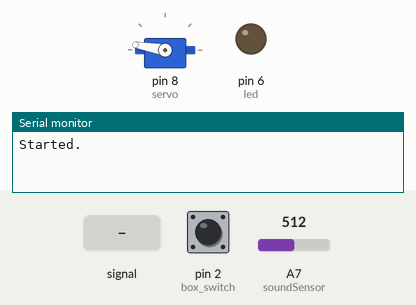
Bench run of a sketch on a simulated Arduino Nano, built with avr-gcc and run on an emulated ATmega328P. On the bench: servo, output pins drawn as LEDs (lit = HIGH), the last lines printed to the serial monitor. The test bench sets the inputs (shaded band); at power-on: pin 2 (box_switch) LOW, A7 (soundSensor) = 512. Random numbers use the default seed unless the sketch sets one.

Above: at 1.3 s.
1.4 s: A7 (soundSensor) fed a 2 Hz sine of ±306 counts around its level
4.4 s: pin 2 (box_switch) pulled HIGH for 0.15 s
At 6.6 s:
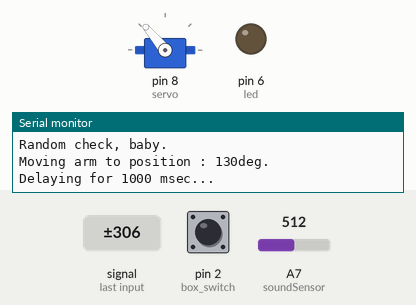
7.4 s: A7 (soundSensor) set to 620
10.4 s: pin 2 (box_switch) pulled HIGH for 1 s
At 10.91 s:
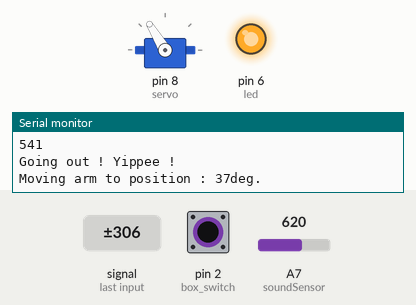
13.4 s: pin 2 (box_switch) pulled HIGH for 0.15 s
At 13.61 s:
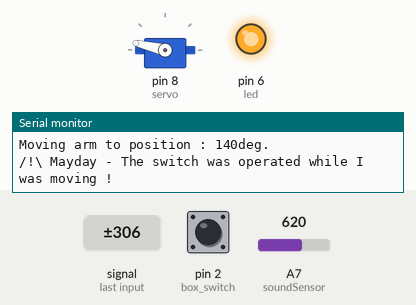
16.4 s: pin 2 (box_switch) pulled HIGH for 3.2 s
At 18.25 s:
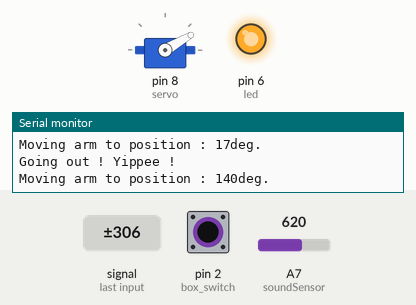
Timing chart, 0 to 21.4 s (numbered marks = the images above; inputs shaded):
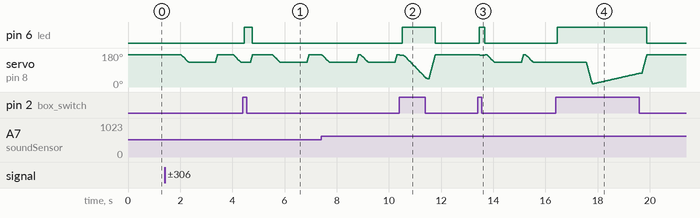

Measured:
- after the input at 4.4 s, pin 6 (led): LOW → HIGH after 0.05 s, → LOW 0.31 s later
- after the input at 10.4 s, pin 6 (led): LOW → HIGH after 0.11 s, → LOW 1.3 s later
- after the input at 16.4 s, pin 6 (led): LOW → HIGH after 0.05 s, → LOW 3.4 s later

The sketch:

uselessBox.ino
```cpp
/* uselessBox v1 */

/* This is standard */
#include <Servo.h>

/* If you have not already done so, include the Bounce library in your Arduino
/* program. It is here : http://playground.arduino.cc/code/bounce */
#include <Bounce.h>

/* Depending on the type of servo you're using, these values might change.
/* A servo operates between 0° and 180°, but generally speaking these values
/* are not respected. 5° to 180° is rather correct in many situations.
/* The aim here is to define the minimum angular position of the servo and the maximum
/* angular position of the servo.
/* Depending on the direction of mouvement, these two values will match the "switch" position
/* and the "home" position */
#define MINARMDEG 17
#define MAXARMDEG 170

/* Our software relies on mecanical equipment that suffer from different phenomena such as bounce.
/* To account for that, we need to define two parameters :
/* - the delay between the arm hitting the switcha and the switch reporting a change in value
/* - the number of msec (approx.) for the servo to go one degree further
/* These parameters should not be modified if you use standard servo and switch. */
#define MECANIC_SPEED_PER_DEGREE 2 // 2 msec to move 1 degree
#define MECANIC_DELAY_SWITCH 50 // 50 msec to acknowledge a hit

/* You have to define here the number of different behaviours that you have
/* coded for our little friend */
#define NUMBEHAVIORS 7

/* We define some positions for our arm */
#define POS_HOME MAXARMDEG
#define POS_SWITCH MINARMDEG
#define POS_NEAR (MINARMDEG + 20)
#define POS_CHECK_VIS (MAXARMDEG - 40)
#define POS_CHECK_NINJA (MAXARMDEG - 30)

// The led indicates that the arm is moving
const int led = 6; // It's the pin

// Servo Motor
Servo arm;
const int servo = 8; // It's the pin

// Servo utilities
int current_speed = 0; // Set the current speed for the current movement. 0 = full power, X (msec) = wait for X between each degree change
int last_write = POS_HOME; // Stores the last command passed to the motor so we know where do we come from and where we go
boolean is_home = true; // By default, we're home (we ensure this in the setup() )

// Switch
const int box_switch = 2; // It's the pin
Bounce bouncer = Bounce(box_switch, 20); // Let's debounce this mecanical part, yeah.

// Is the switch activated ?
int activated = LOW; // By default, no. But we'll check that soon enough in the loop() anyway.

int randNumber = 1; // This is used to choose the next behaviour
long randCheck = 1; // Random check when not activated
boolean hasAlreadyChecked = true;
boolean mayday = false; // Is set to true when the switch has been changed while doing something. Allows for a quick check in the loop() for what we should do next

// Sound sensor - triggers a check when double clap is detected
int soundSensor = A7;
int soundReading;
int ambiantSound = 0; // Is calculated afterwards
int triggerThreshold = 610;  // valeur en plus que le milieu ambiant
int lastSoundTimestamp = 0;

// Clap parameters
boolean hasClapped = false;
int clapInterval = 250; // Interval between two claps
int clapTolerance = 150; // Tolerance +/- for the claps


/* ----- */
/* SETUP */
/* ----- */
void setup() {

  // Initialize the led pin as an output.
  pinMode(led, OUTPUT);
  digitalWrite(led, LOW); // ... and shuts it down.

  // Initialize the switch pin as an input
  pinMode(box_switch, INPUT);

  // Sound Sensor
  pinMode(soundSensor, INPUT);

  // We start at home.
  move_arm(POS_HOME);
  arm.attach(servo);

  // Debug
  Serial.begin(9600);
  Serial.println("Started.");

  randomSeed(analogRead(0));
}

/* ------------------------------- */
/* ------ HELPER FUNCTIONS ------- */
/* ------------------------------- */

// Moves the arm with the specified speed
// (This function can be interrupted by manual switch change)
void move_arm(int degree) {

  Serial.print("Moving arm to position : ");
  Serial.print(degree);
  Serial.println("deg.");

  // Update the switch value.
  bouncer.update();
  int val = bouncer.read();

  // Check the last command we gave to the servo
  int current_degree = arm.read();
  last_write = current_degree;

  // And then moves ! degree by degree, checking the switch position each time
  while (current_degree != degree) {
    if (current_degree < degree) {
      current_degree++;
    }
    else {
      current_degree--;
    }

    arm.write(current_degree);
    delay(MECANIC_SPEED_PER_DEGREE + current_speed);

    bouncer.update();
    int current_value = bouncer.read();

    if (current_value != val) {
      Serial.println("/!\\ Mayday - The switch was operated while I was moving !");
      mayday = true;
      break;
    }
  }

}

// A "soft" delay function
// (This function can be interrupted by manual switch change)
void soft_delay(int msec) {

  Serial.print("Delaying for ");
  Serial.print(msec);
  Serial.println(" msec...");

  // Update the switch value.
  bouncer.update();
  int val = bouncer.read();

  // Inits a counters
  long time_counter = 0;

  // And wait... msec by msec, checking the switch position each time
  do {
    delay(1);
    time_counter++;

    bouncer.update();
    int current_value = bouncer.read();

    if (current_value != val) {
     Serial.println("/!\\ Mayday - The switch was operated while I was waiting on purpose !");
      mayday = true;
      break;
    }
  }
  while(time_counter <= msec);

}


/* ------------------------------- */
/* ---- STANDARD BEHAVIOURS ------ */
/* ------------------------------- */

// Go out and flip that switch the user just
void goFlipThatSwitch(int msec = 0) {
  current_speed = msec; // MAXIMUM POWWAAAAAA
  move_arm(POS_SWITCH); // Go to the switch
  delay(MECANIC_DELAY_SWITCH); // Wait for the switch to acknowledge before returning in the loop
}

// Ok, back home now
void backHome() {
  current_speed = 0;
  move_arm(POS_HOME);
}


/* ------------------------------- */
/* ------------------------------- */
/* ------------------------------- */

// Go near the arm, but not as close as to push the switch, and then retracts a bit
void tryFail(int msec = 5) {
  current_speed = msec;
  move_arm(POS_NEAR);
  move_arm(POS_NEAR + 7);
}
// Open the lid to see out
void goCheck(int msec = 10) {
  current_speed = msec;
  move_arm(POS_CHECK_VIS);
}
// Open the lid stealthly. User does not see me. I'm a NINJA !
void goStealthCheck() {
  current_speed = 30;
  move_arm(POS_CHECK_NINJA);
}

// Check once, wait, then flip the switch
void check() {
  if (!mayday) goCheck();
  if (!mayday) soft_delay(1000);
  if (!mayday) goFlipThatSwitch();
}

// Check, return back home, then flip
void checkReturn() {
  if (!mayday) goCheck();
  if (!mayday) soft_delay(1500);
  if (!mayday) backHome();
  if (!mayday) soft_delay(800);
  if (!mayday) goFlipThatSwitch();
}

// Check once slowly, return, check again, return to stealth position, then flip
void checkCheckReturn() {
  if (!mayday) goStealthCheck();
  if (!mayday) soft_delay(1500);
  if (!mayday) backHome();
  if (!mayday) goCheck();
  if (!mayday) soft_delay(1000);
  if (!mayday) goStealthCheck();
  if (!mayday) soft_delay(800);
  if (!mayday) goFlipThatSwitch();
}

// Multi tries. At the end, succeeds...
void multiTry() {
  if (!mayday) tryFail();
  if (!mayday) soft_delay(500);
  if (!mayday) tryFail();
  if (!mayday) soft_delay(500);
  if (!mayday) tryFail();
  if (!mayday) soft_delay(500);
  if (!mayday) backHome();
  if (!mayday) soft_delay(500);
  if (!mayday) goFlipThatSwitch();
}

// I'm afraid ...
void afraid() {
  if (!mayday) tryFail(0);
  if (!mayday) goCheck(0);
  if (!mayday) soft_delay(1500);
  if (!mayday) goFlipThatSwitch(5);
}

// #OhWait
void ohWait() {
  if (!mayday) tryFail(0);
  if (!mayday) backHome();
  if (!mayday) soft_delay(700);
  if (!mayday) goCheck(2); // Woops. Forgot something ?
  if (!mayday) soft_delay(1000);
  if (!mayday) goFlipThatSwitch(15);
}


/* ----- */
/* LOOP! */
/* ----- */
void loop() {

  // Update the switch position
  bouncer.update();
  activated = bouncer.read();

  // If the user wants me to go out
  if (activated == HIGH) {

    Serial.println("Going out ! Yippee ! ");
    digitalWrite(led, HIGH);
    is_home = false; // We're just leaving !
    arm.attach(servo);

    // Find a new behaviour for next time
    randNumber = random(1, NUMBEHAVIORS);

    switch(randNumber) { // What animation shall I do today ?
      case 1: // Standard
        goFlipThatSwitch();
        break;
      case 2:
        check();
        break;
      case 3:
        multiTry();
        break;
      case 4:
        checkReturn();
        break;
      case 5:
        checkCheckReturn();
        break;
      case 6:
        afraid();
        break;
      case 7:
        ohWait();
        break;
      default:
        goFlipThatSwitch();
        break;
    }

    mayday = false; // Now that I have finished, I can rest.
    hasAlreadyChecked = false; // We can check once after that

  } else if (is_home == false) {

    // If we're not home yet, we shall go there !
    Serial.println("Going back home");
    backHome();
    digitalWrite(led, LOW);

  } else if ( hasClapped || (randCheck < 5 && hasAlreadyChecked == false)) {

      // We only check once after an activation
      hasAlreadyChecked = true;
      is_home = false;
      hasClapped = false;

      Serial.println("Random check, baby. ");
      arm.attach(servo);

      if (!mayday) goCheck(5);
      if (!mayday) soft_delay(1000);

  }

  // if we're home, then we should "power off" the servo (the command, more specifically)
  if (arm.read() == POS_HOME && is_home == false) {
    Serial.println("Powering off the servo ...");
    int time_to_wait = abs(last_write-POS_HOME)*(current_speed + MECANIC_SPEED_PER_DEGREE);
    delay(time_to_wait);
    is_home = true;
    arm.detach();

  }

  soundReading = analogRead(soundSensor);
  ambiantSound = (soundReading + 399*ambiantSound) / 400;

  if (soundReading > triggerThreshold + ambiantSound)
  {
    //Serial.println(soundReading);
    int tps = millis() - lastSoundTimestamp;
    if( (tps > clapInterval - clapTolerance) && (tps < clapInterval + clapTolerance))
    {
      hasClapped = true;
      Serial.println("User has clapped !");
    }
    lastSoundTimestamp = millis();

    Serial.println(soundReading);
    Serial.println(triggerThreshold + ambiantSound);

  }

  // Random number to check sometimes
  randCheck = random(1, 1000000);

}
```
